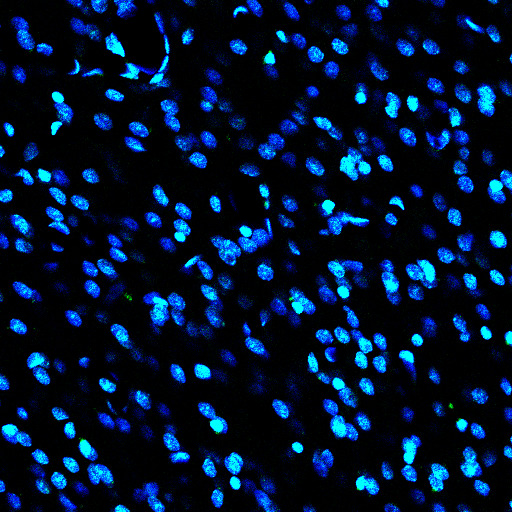
#> input picture cell2.jpeg, 512 x 512 px
$ jupyter execute cell_counting.ipynb
#> lines starting #> are read from the running program, lines starting #| are printed output that depends on the picture; after the words box and inside, x2 and y2 are one past the last pixel; in counts of white or black regions, pixels touching at a corner belong together
[cell 1]
import cv2
import numpy as np
import matplotlib.pyplot as plt
import os

[cell 2]
def process_cell_image(image_path):
    """
    Reads a microscopy image, processes it to detect cells, counts them,
    and visualizes the results with bounding boxes.
    """
#> called with image_path = 'cell2.jpeg'

    # 1. Read the image
    if not os.path.exists(image_path):
        print(f"Error: File {image_path} not found.")
        return

    img = cv2.imread(image_path)
#> img is the input picture: shape (512, 512, 3); mean B, G, R 46.2, 20.5, 1.5
    if img is None:
        print(f"Error: Could not read image {image_path}.")
        return

    # 2. Convert to grayscale
    gray = cv2.cvtColor(img, cv2.COLOR_BGR2GRAY)
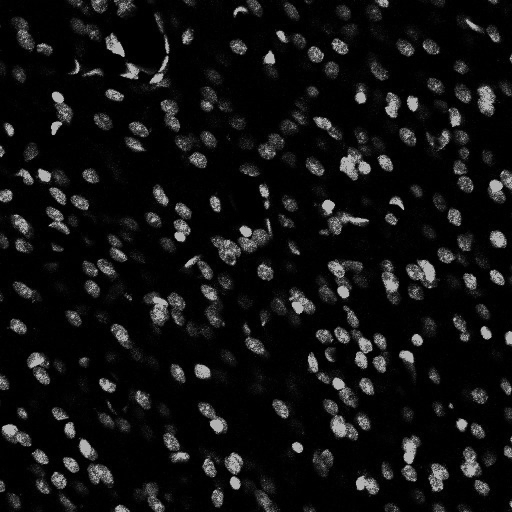
#> gray: shape (512, 512); min 0, max 185, mean 17.7

    # 3. Apply Gaussian smoothing
    # Kernel size (5, 5) is standard; sigmaX=0 lets OpenCV calculate it based on kernel size
    blurred = cv2.GaussianBlur(gray, (5, 5), 0)

    # 4. Binarize using Otsu's thresholding
    # cv2.THRESH_BINARY + cv2.THRESH_OTSU automatically finds the optimal threshold
    # Returns (threshold_value, binary_image)
    ret, thresh = cv2.threshold(blurred, 0, 255, cv2.THRESH_BINARY + cv2.THRESH_OTSU)
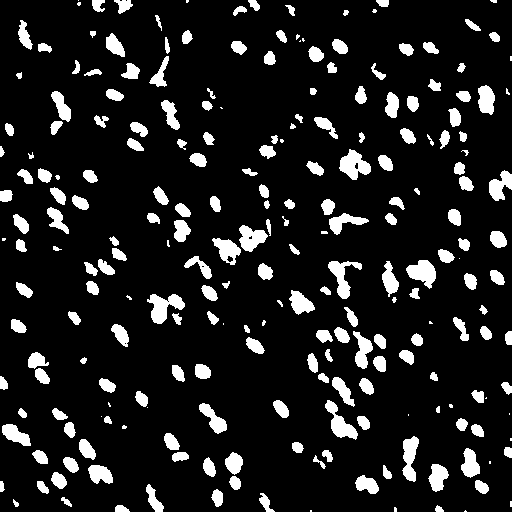
#> thresh: shape (512, 512); 11.9% white; 236 white regions (34 under 20 px), largest, box (x1, y1, x2, y2) and area: (147, 294, 185, 324) 593, (339, 149, 371, 180) 570, (325, 400, 358, 440) 532
#> ret = 54

    # 5. Apply Morphological Opening
    # Opening (Erosion followed by Dilation) removes small noise (speckles)
    kernel = np.ones((3, 3), np.uint8)
    opening = cv2.morphologyEx(thresh, cv2.MORPH_OPEN, kernel, iterations=2)
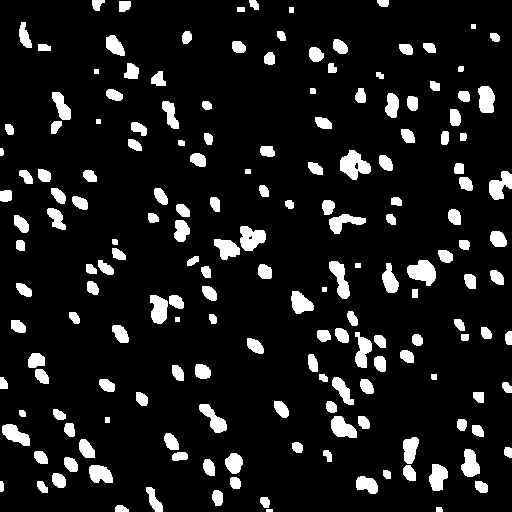
#> opening: shape (512, 512); 10.3% white; 177 white regions, largest, box (x1, y1, x2, y2) and area: (340, 150, 371, 180) 560, (407, 260, 436, 286) 503, (240, 226, 266, 251) 458

    # 6. Connected Component Analysis
    # connectivity=8 checks all 8 neighbors (pixels touching corners count as connected)
    num_labels, labels, stats, centroids = cv2.connectedComponentsWithStats(opening, connectivity=8)
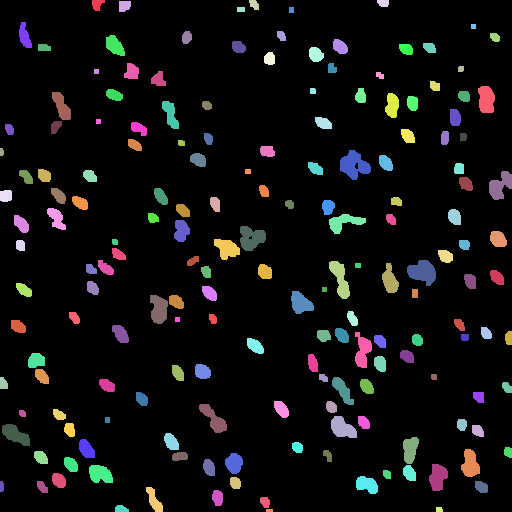
#> labels: shape (512, 512) int32; 178 distinct labels, from 0 to 177; one colour per label, 0 black
#> num_labels = 178; stats = 178 rows, first 6: [0, 0, 512, 512, 235091], [92, 0, 13, 11, 99], [119, 1, 12, 11, 117], [249, 0, 10, 10, 74], [377, 0, 12, 7, 73], [237, 7, 8, 5, 40]; centroids = 178 pairs, first value 1.34 to 508.3, second value 2.68 to 510

    # 7. Count the cells
    # num_labels includes the background (label 0), so we subtract 1
    cell_count = num_labels - 1
#> cell_count = 177
    print(f"Image: {image_path} | Detected Cells: {cell_count}")
#| Image: cell2.jpeg | Detected Cells: 177

    # 8. Visualize detected cells with bounding boxes
    output_img = img.copy()

    # Loop through all components (skip label 0 which is background)
    for i in range(1, num_labels):
        x = stats[i, cv2.CC_STAT_LEFT]
        y = stats[i, cv2.CC_STAT_TOP]
        w = stats[i, cv2.CC_STAT_WIDTH]
        h = stats[i, cv2.CC_STAT_HEIGHT]
        area = stats[i, cv2.CC_STAT_AREA]

        # Optional: Filter out very small noise that might have survived opening
        if area > 10:
            # Draw green rectangle (0, 255, 0) with thickness 2
            cv2.rectangle(output_img, (x, y), (x + w, y + h), (0, 255, 0), 2)
#> this loop made 177 passes
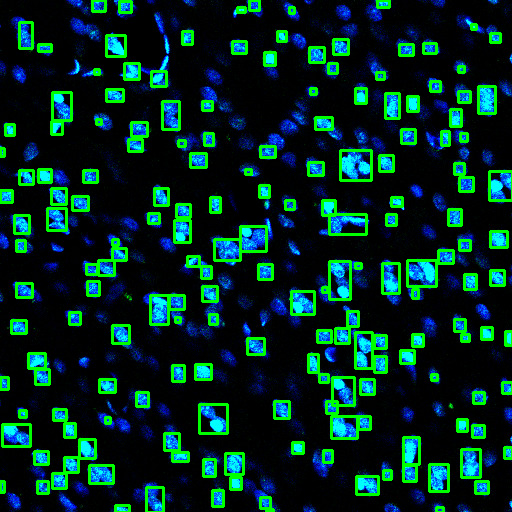
#> output_img: shape (512, 512, 3); 10.54% of pixels changed, all inside (x1, y1, x2, y2) = (0, 0, 512, 512)

    # Display results
    plt.figure(figsize=(15, 5))

    # Original Grayscale
    plt.subplot(1, 3, 1)
    plt.title(f"Gray + Gaussian\n({os.path.basename(image_path)})")
    plt.imshow(blurred, cmap='gray')
    plt.axis('off')

    # Binary (Otsu + Morph Opening)
    plt.subplot(1, 3, 2)
    plt.title(f"Binary (Otsu + Opening)\nThreshold: {ret:.2f}")
    plt.imshow(opening, cmap='gray')
    plt.axis('off')

    # Result with Bounding Boxes
    plt.subplot(1, 3, 3)
    plt.title(f"Detected Cells: {cell_count}")
    # Convert BGR to RGB for Matplotlib correct color display
    plt.imshow(cv2.cvtColor(output_img, cv2.COLOR_BGR2RGB))
    plt.axis('off')

    plt.tight_layout()
    plt.show()
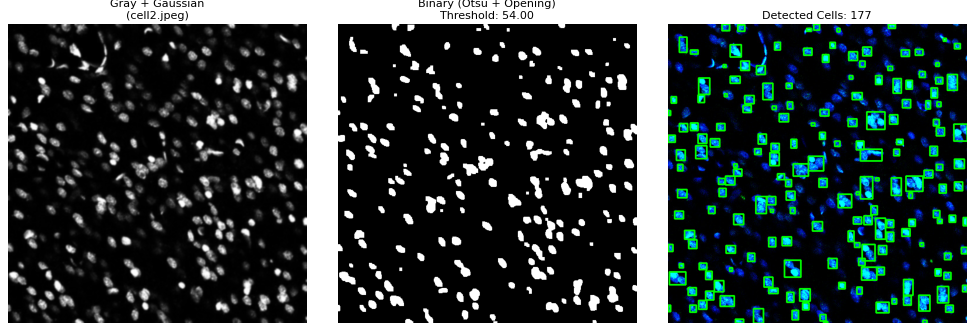
#> figure drawn by matplotlib, 3 panels

[cell 3]
# --- Main Execution ---
# List of image files to process
image_files = ['cell2.jpeg', 'cell3.png']

for img_file in image_files:
    process_cell_image(img_file)
#> pass 2 of the loop `for img_file in image_files:`:
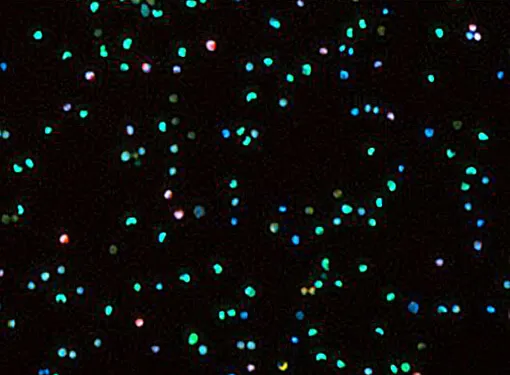
#> input picture cell3.png, 510 x 375 px
#> in process_cell_image, img is the input picture: shape (375, 510, 3); mean B, G, R 10.7, 12.3, 12.9
#> gray: shape (375, 510)
#> blurred: shape (375, 510)
#> in process_cell_image (call 2), `ret, thresh = cv2.threshold(blurred, 0, 255, cv2.THRESH_BINARY + cv2.T..`:
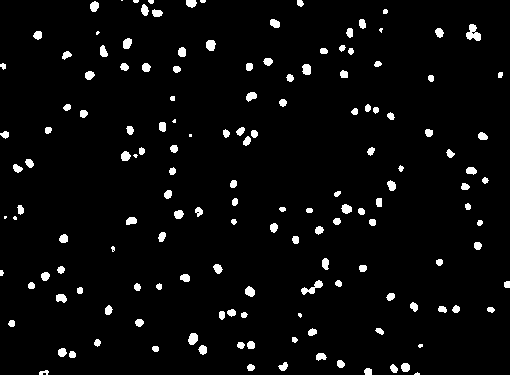
#> thresh: shape (375, 510); 3.8% white; 151 white regions (14 under 20 px), largest, box (x1, y1, x2, y2) and area: (466, 24, 481, 41) 156, (301, 280, 323, 295) 131, (188, 333, 198, 345) 93
#> ret = 65
#> opening: shape (375, 510); 2.8% white; 120 white regions (2 under 20 px), largest, box (x1, y1, x2, y2) and area: (206, 40, 215, 51) 87, (467, 25, 476, 39) 86, (189, 333, 198, 344) 86
#> labels: shape (375, 510) int32; 121 distinct labels, from 0 to 120
#> num_labels = 121; stats = 121 rows, first 6: [0, 0, 510, 375, 185842], [149, 0, 5, 3, 15], [186, 0, 10, 7, 66], [297, 0, 6, 6, 34], [90, 2, 9, 9, 70], [142, 6, 6, 9, 52]; centroids = 121 pairs, first value 1 to 506.7, second value 1 to 371.5
#> cell_count = 120
#| Image: cell3.png | Detected Cells: 120
#> the loop in process_cell_image (call 2), `for i in range(1, num_labels):` made 120 passes
#> (x, y, w, h, area) on passes 2 to 9: (186, 0, 10, 7, 66), (297, 0, 6, 6, 34), (90, 2, 9, 9, 70), (142, 6, 6, 9, 52), (153, 10, 9, 7, 59), (270, 20, 10, 8, 67), (359, 20, 7, 8, 51), (467, 25, 9, 14, 86)
#> in process_cell_image (call 2), `plt.show()`:
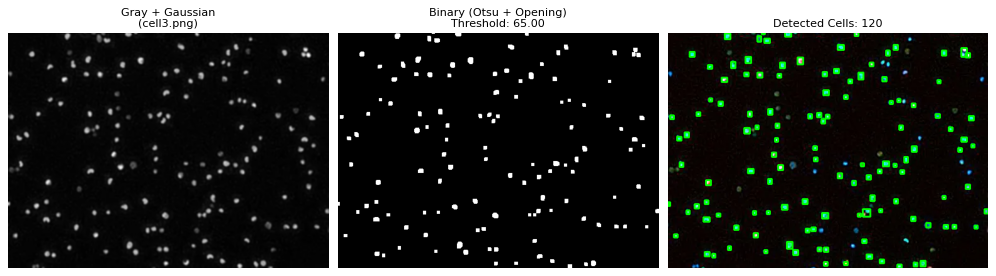
#> figure drawn by matplotlib, 3 panels
